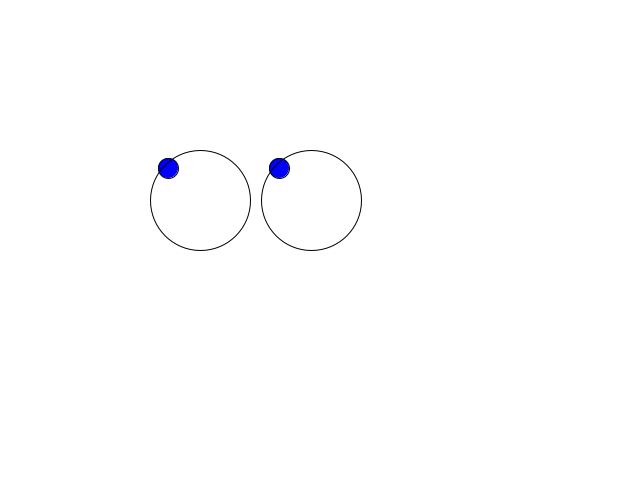
Frame 1 (no input)
Frame 60 (the mouse pressed at the canvas centre just before this capture): identical to frame 1, image omitted
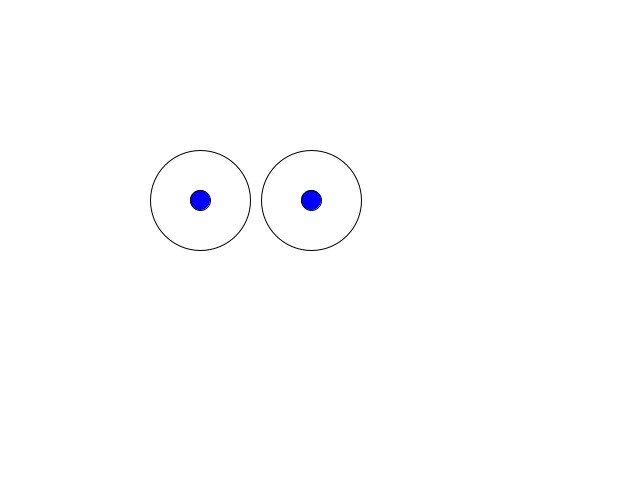
Frame 120 (the mouse held since frame 60 and released just before this capture)

The Processing sketch that drew these frames (run headless with seeded random() and noise(); from frame 60 on, the mouse is pressed at the canvas centre):

// Processing sketch: processing_185500
// ── processing_185500.pde

//Nick Kreuter
//DMS110
//HW 3
// make eyes sing map

int x,y;
float xIntheBox;
float yIntheBox;
float cR,cG,cB;
int x_EyePosition;
int y_EyePosition;


void setup() {
  size(640,480);
}

void draw(){
  background(255);
  fill(0,0,255);
 x = mouseX;
 y = mouseY;
 x_EyePosition = 200;
 y_EyePosition = 200;

  xIntheBox = map(x,0,639,x_EyePosition-50+18,x_EyePosition+50-18); //value, start1, stop1, start2, stop2
  yIntheBox = map(y,0,479,y_EyePosition-50+18,y_EyePosition+50-18);
  println(frameRate);
  ellipse(xIntheBox+111,yIntheBox,20,20);
  ellipse(xIntheBox,yIntheBox,20,20);
  noFill();

  ellipse(x_EyePosition+111,y_EyePosition,100,100);
  ellipse(x_EyePosition,y_EyePosition,100,100);
}
